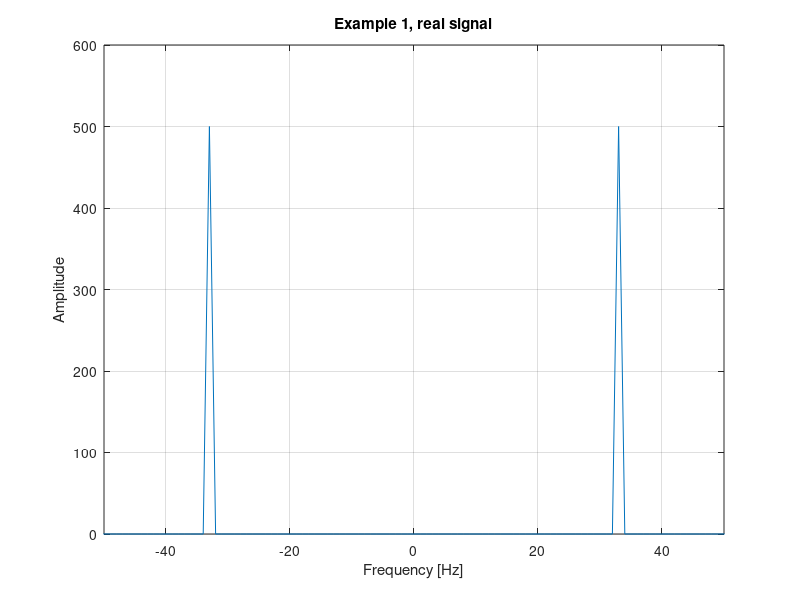
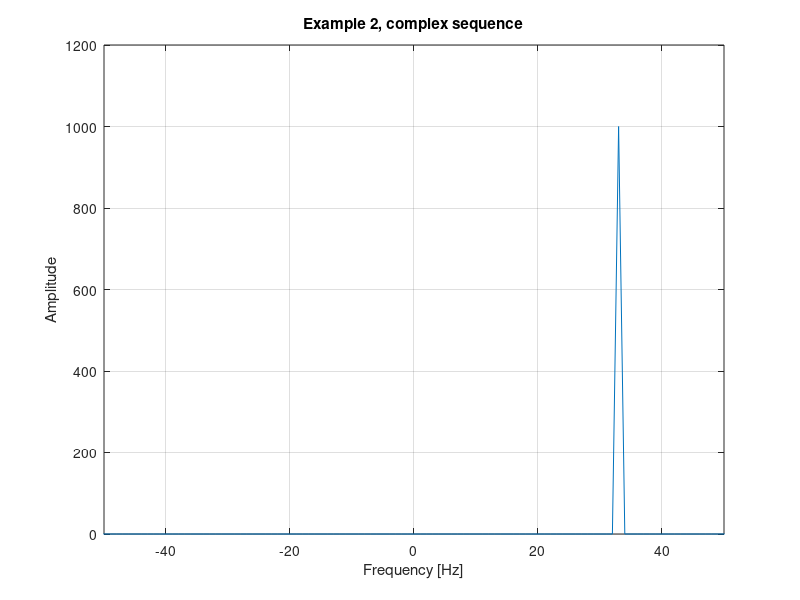

Write MATLAB code to recreate these figures, in order. (Note: this script raises an error after producing the figures.)
% Sample code slide 11. spectral 1, deterministic real signal

%% 1
figure(1);
dt = 0.001;
N = 1000;
f = 33;
t = [0:N-1] * dt;
s_t = cos(2*pi*f*t);
s_w = abs(fftshift(fft(s_t)));
faxe = [-N/2:N/2-1]/N /dt;
plot(faxe,s_w)
xlim([-50,50])
ylim([0,600])
grid on
xlabel('Frequency [Hz]');
ylabel('Amplitude');
title('Example 1, real signal');
print('example2_fourier', '-depsc');

%% 2
figure(2);
dt = 0.001;
N = 1000;
f = 33;
t = [0:N-1] * dt;
s_t = exp(j*2*pi*f*t);
s_w = abs(fftshift(fft(s_t)));
faxe = [-N/2:N/2-1]/N /dt;
plot(faxe,s_w)
xlim([-50,50])
ylim([0,1200])
grid on
xlabel('Frequency [Hz]');
ylabel('Amplitude');
title('Example 2, complex sequence');
print('example2_fourier', '-depsc');

%% 3
rng default
Fs = 1000;
t = 0:1/Fs:1-1/Fs;
x = cos(2*pi*100*t) + randn(size(t));
N = length(x);
xdft = fft(x);
%xdft = xdft(1:N/2+1);
psdx = (1/(Fs*N)) * abs(xdft).^2;
psdx(2:end-1) = 2*psdx(2:end-1);

[Rxx, lags] = xcorr(x, x, 'coeff');

x2dft = fft(Rxx);

x2dft = x2dft;

psdx2 = (1/(Fs*N)) * abs(x2dft).^2;

psdx2(2:end-1) = 2*psdx2(2:end-1);

freq = 0:Fs/length(x):Fs/2;

subplot(211);
plot(freq,10*log10(psdx));
grid on
title('Periodogram Using FFT')
xlabel('Frequency (Hz)')
ylabel('Power/Frequency (dB/Hz)')

subplot(212);
plot(freq, 10*log10(psdx2))